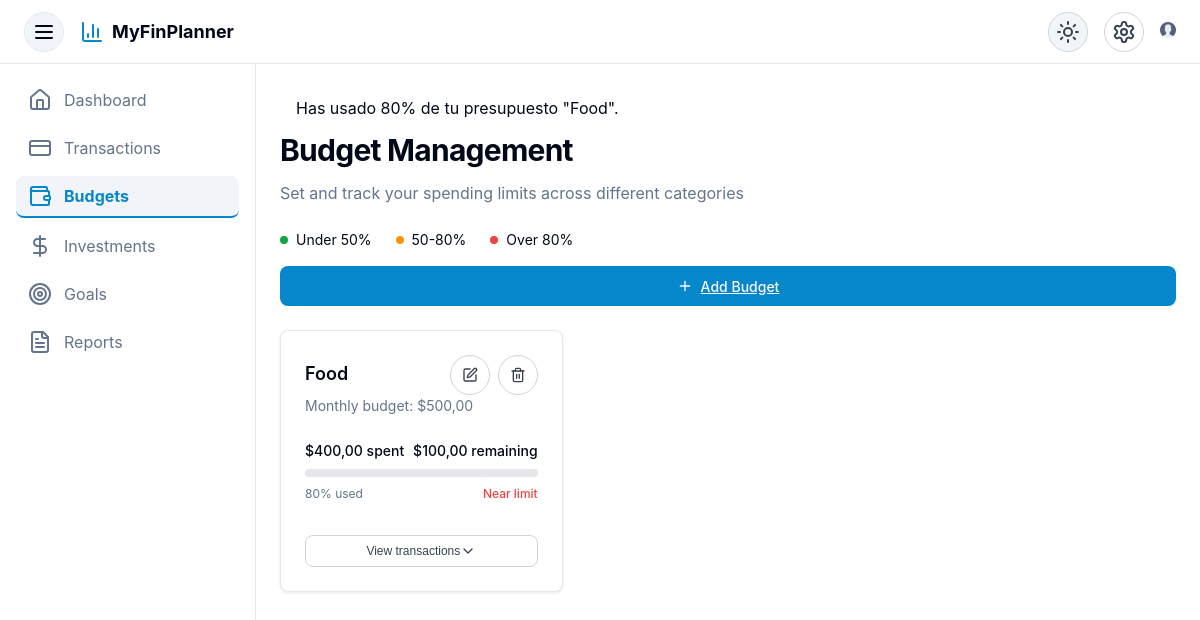
Screenshot of /finances/budgets/ (signed in) with the database file from the repository.
### finances/models.py (models this page shows, shortened)
class Budget(models.Model):
    PERIOD_CHOICES = [
        ('weekly', 'Weekly'),
        ('monthly', 'Monthly'),
        ('yearly', 'Yearly'),
    ]
    user = models.ForeignKey(settings.AUTH_USER_MODEL, on_delete=models.CASCADE)
    category = models.ForeignKey(Category, on_delete=models.PROTECT)
    amount = models.DecimalField(max_digits=10, decimal_places=2)
    spent = models.DecimalField(max_digits=10, decimal_places=2, default=0)
    period = models.CharField(max_length=10, choices=PERIOD_CHOICES, default='monthly')
    alert_threshold = models.IntegerField(default=80)  # Porcentaje para alerta
    notified_80 = models.BooleanField(default=False)
    notified_over = models.BooleanField(default=False)
    @property
    def remaining(self):
        return self.amount - self.spent
    @property
    def percentage(self):
        if self.amount == 0:
            return 0
        return int((self.spent / self.amount) * 100)

class Category(models.Model):
    TYPE_CHOICES = [
        ('income', 'Income'),
        ('expense', 'Expense'),
        ('both', 'Both'),
    ]
    name = models.CharField(max_length=50, unique=True)
    category_type = models.CharField(max_length=10, choices=TYPE_CHOICES, default='expense')
    icon = models.CharField(max_length=50, blank=True, help_text="Nombre del icono (ej: 'home', 'shopping-cart')")
    color = models.CharField(max_length=20, blank=True, help_text="Código de color (ej: '#FF5733')")
    class Meta:
        verbose_name_plural = "Categories"
        ordering = ['name']

### finances/views.py (the view)
# urls.py: path('budgets/', views.budget_list, name='budget_list'),
@login_required
def budget_list(request):
    budgets = Budget.objects.filter(user=request.user)
    for budget in budgets:
        budget.transactions = Transaction.objects.filter(
            user=request.user,
            category=budget.category
        )
    for budget in budgets:
        pct = budget.percentage
        if pct >= budget.alert_threshold and pct <= 100:
            messages.warning(
                request,
                f'Has usado {pct}% de tu presupuesto "{budget.category.name}".'
            )
        if pct > 100:
            messages.error(
                request,
                f'¡Has excedido tu presupuesto "{budget.category.name}" en {pct-100}%!'
            )
    return render(request, 'budgets.html', {
        'budgets': budgets,
        'active_page': 'budgets'
    })

### finances/templates/budgets.html (shortened to what this page needs)
{% extends 'shared_base.html' %}
{% load static %}
{% block content %}
  {% if messages %}
    <div id="budget-alerts" class="fixed top-4 right-4 z-50 space-y-2">
      {% for message in messages %}
        <div
          class="px-4 py-2 rounded shadow
                 {% if message.tags == 'warning' %}
                   bg-amber-100 text-amber-800
                 {% elif message.tags == 'error' %}
                   bg-red-100 text-red-800
                 {% endif %}"
        >
          {{ message }}
        </div>
      {% endfor %}
    </div>
  {% endif %}
  <div class="flex flex-col gap-6">
    <div class="flex flex-col gap-2">
      <h1 class="text-3xl font-bold tracking-tight">Budget Management</h1>
      <p class="text-muted-foreground">
        Set and track your spending limits across different categories
      </p>
    </div>
    <div class="flex flex-col gap-4 sm:flex-row sm:items-center sm:justify-between">
      <div class="flex items-center gap-2">
        <div class="flex h-2 w-2 rounded-full bg-secondary"></div>
        <span class="text-sm">Under 50%</span>
        <div class="flex h-2 w-2 rounded-full bg-amber-500 ml-4"></div>
        <span class="text-sm">50-80%</span>
        <div class="flex h-2 w-2 rounded-full bg-destructive ml-4"></div>
        <span class="text-sm">Over 80%</span>
      </div>
      <a href="{% url 'create_budget' %}" class="btn btn-primary w-full sm:w-auto">
        <i data-lucide="plus" class="mr-2 h-4 w-4"></i> Add Budget
      </a>
    </div>
    <div class="grid gap-6 md:grid-cols-2 lg:grid-cols-3" id="budgets-container">
      {% for budget in budgets %}
        <div class="card budget-card" data-budget-id="{{ budget.id }}">
          <div class="card-header pb-2">
            <div class="flex items-center justify-between">
              <h3 class="card-title">{{ budget.category.name }}</h3>
              <div class="flex items-center gap-2">
                <a href="{% url 'update_budget' budget.id %}" class="btn btn-ghost btn-icon">
                  <i data-lucide="edit" class="h-4 w-4"></i>
                </a>
                <a href="{% url 'delete_budget' budget.id %}" class="btn btn-ghost btn-icon">
                  <i data-lucide="trash-2" class="h-4 w-4"></i>
                </a>
              </div>
            </div>
            <p class="card-description">
              Monthly budget: ${{ budget.amount|floatformat:2 }}
            </p>
          </div>
          <div class="card-content pb-2">
            <div class="space-y-2">
              <div class="flex items-center justify-between">
                <span class="text-sm font-medium">${{ budget.spent|floatformat:2 }} spent</span>
                <span class="text-sm font-medium">${{ budget.remaining|floatformat:2 }} remaining</span>
              </div>
              <div class="progress-container">
                <div
                  class="progress-bar
                         {% if budget.percentage < 50 %}bg-secondary
                         {% elif budget.percentage < 80 %}bg-amber-500
                         {% else %}bg-destructive{% endif %}"
                  style="width: {{ budget.percentage }}%;"
                ></div>
              </div>
              <div class="flex items-center justify-between">
                <span class="text-xs text-muted-foreground">{{ budget.percentage }}% used</span>
                {% if budget.percentage >= 80 %}
                  <span class="text-xs font-medium text-destructive">Near limit</span>
                {% endif %}
              </div>
            </div>
          </div>
          <div class="card-footer pt-0">
            <button class="btn btn-ghost btn-sm w-full justify-between toggle-transactions">
              View transactions
              <i data-lucide="chevron-down" class="h-4 w-4 transition-transform"></i>
            </button>
          </div>
        </div>
      {% endfor %}
    </div>
  </div>
{% endblock %}

### static/css/main.css (style rules this page uses)
.bg-amber-500 { background-color: hsl(var(--amber-500)); }
:root { --background: 0 0% 100%; --foreground: 222.2 84% 4.9%; --card: 0 0% 100%; --card-foreground: 222.2 84% 4.9%; --primary: 201 94% 41%; --primary-foreground: 210 40% 98%; --secondary: 142 76% 36%; --secondary-foreground: 210 40% 98%; --muted: 210 40% 96.1%; --muted-foreground: 215.4 16.3% 46.9%; --accent: 210 40% 96.1%; --accent-foreground: 222.2 47.4% 11.2%; --destructive: 0 84.2% 60.2%; --destructive-foreground: 210 40% 98%; --border: 214.3 31.8% 91.4%; --input: 214.3 31.8% 91.4%; --ring: 201 94% 41%; --radius: 0.5rem; --amber-500: 36 94% 50%; --black: 0 0% 0%; --green-500: 142 76% 36%; --red-500: 0 84.2% 60.2%; }
* { margin: 0; padding: 0; box-sizing: border-box; }
body { font-family: -apple-system, BlinkMacSystemFont, "Segoe UI", Roboto, Helvetica, Arial, sans-serif; background-color: hsl(var(--background)); color: hsl(var(--foreground)); line-height: 1.5; }
.flex { display: flex; }
.flex-col { flex-direction: column; }
.items-center { align-items: center; }
.justify-between { justify-content: space-between; }
.gap-2 { gap: 0.5rem; }
.gap-4 { gap: 1rem; }
.gap-6 { gap: 1.5rem; }
.space-y-2 > * + * { margin-top: 0.5rem; }
.grid { display: grid; }
.h-2 { height: 0.5rem; }
.h-4 { height: 1rem; }
.w-2 { width: 0.5rem; }
.w-4 { width: 1rem; }
.w-full { width: 100%; }
.rounded-full { border-radius: 9999px; }
.px-4 { padding-left: 1rem; padding-right: 1rem; }
.py-2 { padding-top: 0.5rem; padding-bottom: 0.5rem; }
.pt-0 { padding-top: 0; }
.pb-2 { padding-bottom: 0.5rem; }
.ml-4 { margin-left: 1rem; }
.mr-2 { margin-right: 0.5rem; }
.text-xs { font-size: 0.75rem; }
.text-sm { font-size: 0.875rem; }
.text-3xl { font-size: 1.875rem; }
.font-medium { font-weight: 500; }
.font-bold { font-weight: 700; }
.tracking-tight { letter-spacing: -0.025em; }
.text-destructive { color: hsl(var(--destructive)); }
.text-muted-foreground { color: hsl(var(--muted-foreground)); }
.bg-secondary { background-color: hsl(var(--secondary)); }
.bg-destructive { background-color: hsl(var(--destructive)); }
.bg-amber-500 { background-color: #f59e0b; }
.transition-transform { transition-property: transform; transition-timing-function: cubic-bezier(0.4, 0, 0.2, 1); transition-duration: 150ms; }
.card { background-color: hsl(var(--card)); border-radius: var(--radius); border: 1px solid hsl(var(--border)); box-shadow: 0 1px 3px rgba(0, 0, 0, 0.1); }
.card-header { padding: 1.5rem 1.5rem 0.5rem; }
.card-title { font-weight: 600; font-size: 1.125rem; margin-bottom: 0.25rem; }
.card-description { color: hsl(var(--muted-foreground)); font-size: 0.875rem; }
.card-content { padding: 1rem 1.5rem; }
.card-footer { padding: 1rem 1.5rem 1.5rem; }
.btn { display: inline-flex; align-items: center; justify-content: center; border-radius: var(--radius); font-weight: 500; font-size: 0.875rem; height: 2.5rem; padding: 0 1rem; border: none; cursor: pointer; transition: background-color 0.2s, color 0.2s, border-color 0.2s, box-shadow 0.2s; }
.btn-primary { background-color: hsl(var(--primary)); color: hsl(var(--primary-foreground)); }
.btn-ghost { background-color: transparent; color: hsl(var(--foreground)); }
.btn-icon { height: 2.5rem; width: 2.5rem; padding: 0; }
.btn-sm { height: 2rem; padding: 0 0.75rem; font-size: 0.75rem; }
.progress-container { height: 0.5rem; width: 100%; background-color: hsl(var(--muted)); border-radius: 9999px; overflow: hidden; }
.progress-bar { height: 100%; border-radius: 9999px; transition: width 0.3s ease; }
@media (min-width: 768px) { .md\:grid-cols-2 { grid-template-columns: repeat(2, minmax(0, 1fr)); } }
@media (min-width: 1024px) { .lg\:grid-cols-3 { grid-template-columns: repeat(3, minmax(0, 1fr)); } }
.btn-icon { background-color: hsl(var(--muted)); border-radius: 50%; width: 2.5rem; height: 2.5rem; display: flex; align-items: center; justify-content: center; transition: background-color 0.3s ease, transform 0.3s ease; cursor: pointer; }
.progress-container { background-color: hsl(var(--muted)); border-radius: 9999px; overflow: hidden; height: 10px; }
.progress-bar { height: 100%; transition: width 0.3s ease; }
.progress-bar { height: 0.5rem; background-color: #e5e7eb; border-radius: 9999px; margin-bottom: 0.5rem; overflow: hidden; }
.progress-container { background-color: #e5e7eb; border-radius: 0.375rem; overflow: hidden; height: 0.5rem; }
.btn-ghost { background: transparent; border: 1px solid #d1d5db; color: #374151; }

### rows the page displays
Budget: category.name "Food", amount "500,00", spent "400,00", remaining "100,00", percentage "80", shows "Near limit"

### other values shown
{{ message }} "Has usado 80% de tu presupuesto \"Food\"."
